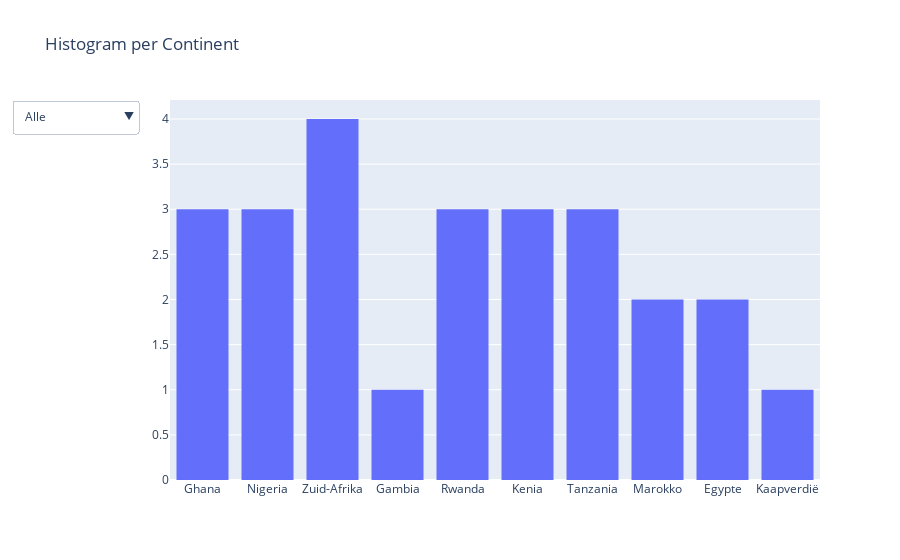

The notebook cell this image was saved under:
### Code cell
lijs_continenten = ['Afrika', 'Azië', 'Europa', 'Noord-Amerika', 'Zuid-Amerika', 'Oceanië']

fig=go.Figure()

for continent in continenten:
    subset = df[df['Continent'] == continent]['Land']
    fig.add_trace(go.Histogram(
        x=subset, 
        name=continent,  
        visible=True if continent == 'Afrika' else False  # Standaard op Afrika (pas aan indien gewenst)
    ))


dropdown_buttons = [ 
    {'label': "Alle", 'method': "update", 'args': [{"visible" : [True, True, True, True, True, True]}, {"title": "Alle"}]},
    {'label': "Afrika", 'method': "update", 'args': [{"visible": [True, False, False, False, False, False]}, {"title": "Afrika"}]},
    {'label': "Azië", 'method': "update", 'args': [{"visible": [False, True, False, False, False, False]}, {"title": "Azië"}]},
    {'label': "Europa", 'method': "update", 'args': [{"visible": [False, False, True, False, False, False]}, {"title": "Europa"}]},
    {'label': "Noord-Amerika", 'method': "update", 'args': [{"visible": [False, False, False, True, False, False]}, {"title": "Noord-Amerika"}]},
    {'label': "Zuid-Amerika", 'method': "update", 'args': [{"visible": [False, False, False, False, True, False]}, {"title": "Zuid-Amerika"}]},
    {'label': "Oceanië", 'method': "update", 'args': [{"visible": [False, False, False, False, False, True]}, {"title": "Oceanië"}]}
]
checkbox = [
    {'label': "Alle", 'method': "update", 'aggs': [{"visible": [True, True]}, {"title": "Alle"}]},
    {'label': "Arrival", 'method': "update", 'aggs': [{"visible": [True, False]}, {"title": "Arrival"}]},
    {'label': "Departure", 'method': "update", 'aggs': [{"visible": [False, True]}, {"title": "Departure"}]}       
]



# Voeg dropdown-menu toe aan de layout
fig.update_layout(
    updatemenus=[{
        'buttons': dropdown_buttons, 
        'direction': "down",
        'showactive': True,

        # dict('buttons'== checkbox, 
        # 'direction': "down",
        # 'showactive': True)
    }],
    title="Histogram per Continent"
)
fig.show()

### Figure 1 — Plotly figure (JSON) as saved in the notebook; plotly's stock layout.template omitted (floating-point values rounded to 4 significant figures; data arrays with more than 128 entries replaced by an {"elided": "..."} marker saying what was removed)
{"data": [{"name": "Afrika", "type": "histogram", "visible": true, "x": ["Ghana", "Ghana", "Ghana", "Nigeria", "Nigeria", "Nigeria", "Zuid-Afrika", "Gambia", "Rwanda", "Rwanda", "Rwanda", "Kenia", "Kenia", "Kenia", "Tanzania", "Tanzania", "Tanzania", "Marokko", "Marokko", "Egypte", "Kaapverdië", "Zuid-Afrika", "Zuid-Afrika", "Zuid-Afrika", "Egypte"]}, {"name": "Azië", "type": "histogram", "visible": false, "x": ["Verenigde Arabische Emiraten", "Libanon", "Japan", "Indonesië", "Indonesië", "Indonesië", "Indonesië", "Cyprus", "Cyprus", "Cyprus", "Verenigde Arabische Emiraten", "Singapore", "Verenigde Arabische Emiraten", "Verenigde Arabische Emiraten", "Verenigde Arabische Emiraten", "India", "India", "India", "Verenigde Arabische Emiraten", "China", "Qatar", "Filipijnen", "India", "India", "India", "India", "India", "India", "Indonesië", "Indonesië", "Indonesië", "Kazachstan", "China"]}, {"name": "Europa", "type": "histogram", "visible": false, "x": {"elided": "850 str values"}}, {"name": "Noord-Amerika", "type": "histogram", "visible": false, "x": ["Verenigde Staten", "Verenigde Staten", "Verenigde Staten", "Verenigde Staten", "Verenigde Staten", "Verenigde Staten", "Verenigde Staten", "Verenigde Staten", "Verenigde Staten", "Verenigde Staten", "Verenigde Staten", "Verenigde Staten", "Verenigde Staten", "Verenigde Staten", "Verenigde Staten", "Verenigde Staten", "Verenigde Staten", "Verenigde Staten", "Verenigde Staten", "Verenigde Staten", "Verenigde Staten", "Verenigde Staten", "Verenigde Staten", "Verenigde Staten", "Canada", "Canada", "Canada", "Canada", "Verenigde Staten", "Verenigde Staten", "Verenigde Staten", "Verenigde Staten", "Verenigde Staten", "Verenigde Staten", "Verenigde Staten", "Verenigde Staten", "Verenigde Staten", "Verenigde Staten", "Verenigde Staten", "Verenigde Staten", "Verenigde Staten", "Canada", "Canada", "Canada", "Canada", "Verenigde Staten", "Verenigde Staten", "Verenigde Staten", "Verenigde Staten", "Verenigde Staten", "Verenigde Staten", "Verenigde Staten", "Verenigde Staten", "Verenigde Staten", "Verenigde Staten", "Verenigde Staten", "Verenigde Staten", "Verenigde Staten", "Dominicaanse Republiek", "Canada", "Canada", "Canada", "Canada", "Verenigde Staten", "Verenigde Staten", "Verenigde Staten", "Verenigde Staten", "Verenigde Staten", "Verenigde Staten", "Verenigde Staten", "Verenigde Staten", "Verenigde Staten", "Verenigde Staten", "Verenigde Staten", "Verenigde Staten", "Verenigde Staten", "Verenigde Staten", "Verenigde Staten", "Verenigde Staten", "Verenigde Staten", "Verenigde Staten", "Verenigde Staten"]}, {"name": "Zuid-Amerika", "type": "histogram", "visible": false, "x": ["Suriname", "Suriname", "Suriname"]}, {"name": "Oceanië", "type": "histogram", "visible": false, "x": []}], "layout": {"title": {"text": "Histogram per Continent"}, "updatemenus": [{"buttons": [{"args": [{"visible": [true, true, true, true, true, true]}, {"title": "Alle"}], "label": "Alle", "method": "update"}, {"args": [{"visible": [true, false, false, false, false, false]}, {"title": "Afrika"}], "label": "Afrika", "method": "update"}, {"args": [{"visible": [false, true, false, false, false, false]}, {"title": "Azië"}], "label": "Azië", "method": "update"}, {"args": [{"visible": [false, false, true, false, false, false]}, {"title": "Europa"}], "label": "Europa", "method": "update"}, {"args": [{"visible": [false, false, false, true, false, false]}, {"title": "Noord-Amerika"}], "label": "Noord-Amerika", "method": "update"}, {"args": [{"visible": [false, false, false, false, true, false]}, {"title": "Zuid-Amerika"}], "label": "Zuid-Amerika", "method": "update"}, {"args": [{"visible": [false, false, false, false, false, true]}, {"title": "Oceanië"}], "label": "Oceanië", "method": "update"}], "direction": "down", "showactive": true}]}}
